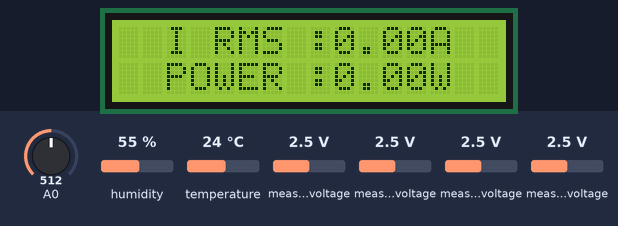
This sketch was run on a simulated Arduino Uno, built with avr-gcc and run on an emulated ATmega328P. Shown: 16×2 character LCD. Inputs (shaded band) come from the test bench; at power-on: humidity 55 %, A0 = 512, temperature 24 °C, measured voltage 2.5 V.

Above: at 3.2 s.
3.3 s: humidity set to 22 %
At 6.5 s:
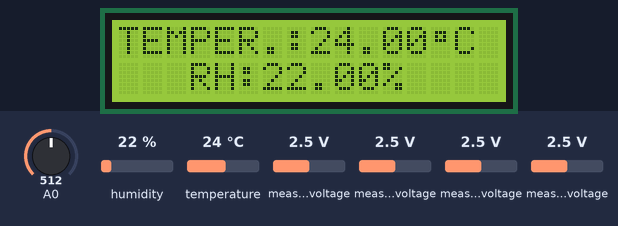
6.6 s: A0 set to 490
At 9.8 s:
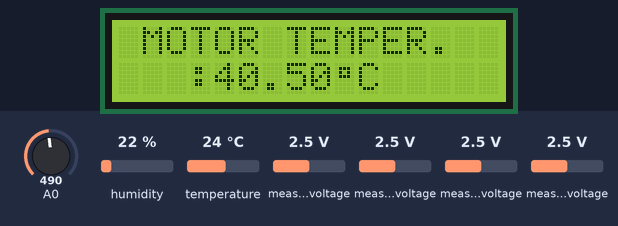
9.9 s: A0 set to 450
13.2 s: A0 set to 424
16.5 s: temperature set to 12 °C
At 19.4 s:
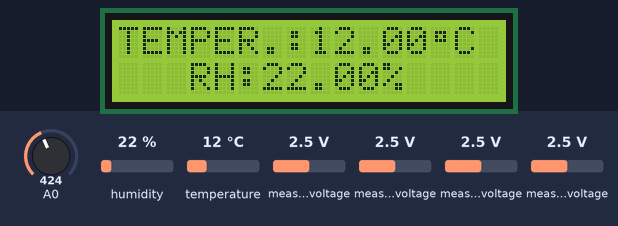
Timing chart, 0 to 20.8 s (numbered marks = the images above; inputs shaded):
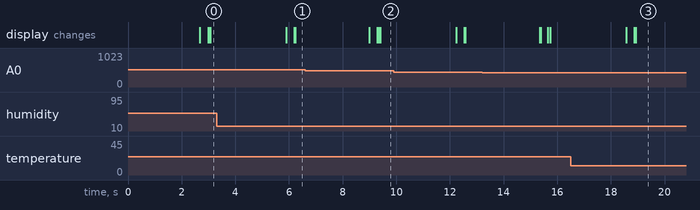

The sketch:

Motor.ino
```cpp
/*

PINOUT to Custom Inbtegrated Board:
 *        _________________________________________________________________________________
 *       |  ARDUINO UNO    >>>    Custom Development board   |    MEAS   |   ADS1115   |
 *        ---------------------------------------------------------------------------------
 *            5V          >>>             Vcc                     GND            -
 *           GND          >>>             GND                      -             -
 *            A0          >>>             PT(Stmup Male)           -             -
 *            A4          >>>             SDA                      -             -
 *            A5          >>>             SCK                      -             -
 *          GPIO 5        >>>             DHT OUT                  -             -
 *          GPIO 6        >>>             piezo +                  -             -
 *            *                             A3              >>>   MEAS_L         -
 *            *                             A4              >>>   MEAS_R         -
 *            *                           EXPANDER PORT     >>>                 ADS PORT

*/


#include <movingAvg.h>
#include<SoftwareSerial.h>
#include <Wire.h>
#include <LiquidCrystal_I2C.h>
#include <Adafruit_ADS1X15.h>
#include "pitches.h"
#include "DHTStable.h"


DHTStable DHT;
Adafruit_ADS1115 ADS;
LiquidCrystal_I2C lcd(0x27,16,2);
movingAvg MAF(25);
SoftwareSerial Serialusb(3,2); //RX,TX

void Serprint(float,float);
float Irm(void);
void getdht(void);
float getPT100(void);
void lcdsweepL(void);
void lcdsweepR(void);
void PrintMotorTemp(float);
void PrintTH(void);
int Vibration(bool);
void datachk(float,double);
void Classifier(int,int,int);

struct
{
  uint32_t total;
  uint32_t ok;
  uint32_t crc_error;
  uint32_t time_out;
  uint32_t connect;
  uint32_t ack_l;
  uint32_t ack_h;
  uint32_t unknown;
} counter = { 0,0,0,0,0,0,0,0};


const float FACTOR = 30;
const float multiplier = 0.2530F;//0.0625F
float IRMS, Power;
float Voltage = 234.0;

float Temperature_DHT = 0;
float Humidity_DHT = 0;

int ViberIntensity = 0;
int ViberIntenseMAF = 0;

double T_Motor = 0;

const int SensorValueLow = 463;
const int SensorValueDiff = 36; // differance between high and low sensor value
const int TempValueDiff = 42; // differance between high and low Temp value
const int TempValueLow = 9;

long t_prev;
int lcdptr = 1;
byte degree[8] = { 0x0, 0xe, 0xa, 0xe, 0x0, 0x0, 0x0, 0x0};
bool _resume = true;

int melody[] = {NOTE_C4, NOTE_G3, NOTE_G3, NOTE_A3, NOTE_G3, 0, NOTE_B3, NOTE_C4};
int noteDurations[] = {4, 8, 8, 4, 4, 4, 4, 4};

float IRMSthresh = 8;
float Tempthresh = 50;
int Viberthresh = 8100;


void setup()
{
//  Serialusb.begin(9600);
//  Serial.begin(115200);//@high speed 115200

  lcd.init();
  lcd.backlight();
  lcd.createChar(0, degree);
  ADS.setGain(GAIN_TWO);
  ADS.begin();
  MAF.begin();
  lcd.clear();
  lcd.setCursor(1,0);
  lcd.print(F("Setup Properly"));
  lcd.setCursor(2,1);
  lcd.print(F("Initialised"));
  t_prev = millis();
  delay(2000);
}


void loop() {
  IRMS = Irms();
  Power = Voltage * IRMS;
  getdht();
  T_Motor=getPT100();
  ViberIntensity = Vibration(1);
  ViberIntenseMAF = Vibration(0);
  Serial.print(IRMS);
  Serial.print("\t");
  Serial.print(Temperature_DHT);
  Serial.print("\t");
  Serial.print(Humidity_DHT);
  Serial.print("\t");
  Serial.println(T_Motor);
  Serial.print("\t");
  Serial.print(ViberIntensity);
  Serial.print("\t");
  Serial.println(ViberIntenseMAF);
//datachk(IRMS,T_Motor);
  if(millis() - t_prev > 2500){
    switch(lcdptr){
      case 1:
      {
        lcdsweepL();
        PrintI(IRMS,Power);
        lcdptr++;
        break;
      }
      case 2:
      {
        lcdsweepR();
        PrintTH();
        lcdptr++;
        break;
      }
      case 3:
      {
        lcdsweepL();
        PrintMotorTemp(T_Motor);
        lcdptr++;
        break;
      }
      case 4:
      {
        lcdsweepR();
        datachk(IRMS,T_Motor,ViberIntensity);
        lcdptr = 1;
        break;
      }
      default:
      {
        lcdptr = 1;
        break;
      }
    }
    t_prev = millis();
  }

}


/*--------------------------------------------------------------------------------------------------------------------------------------------*/
/*-----------------------Function Definition----------------------------------------Function Definition---------------------------------------*/
/*--------------------------------------------------------------------------------------------------------------------------------------------*/


void lcdsweepL(){
  for(short i=0; i<=16; i++)// Performs the shifting function
  {
    lcd.print(F(" "));
    lcd.setCursor(i,0);
    lcd.print(F(" "));
    lcd.setCursor(i,1);
    delay(20);
  }
}

void lcdsweepR(){
  for(short i=16; i>=0; i--)
  {     // Performs the shifting function
    lcd.print(F(" "));
    lcd.setCursor(i,0);
    lcd.print(F(" "));
    lcd.setCursor(i,1);
    delay(20);
  }
}

void PrintI(float value1, float value2){
  Serialusb.print(F("Average RMS Current: "));
  Serialusb.print(value1, 3);
  Serialusb.print(F("A.\t\t"));
  Serialusb.print(F("Power:"));
  Serialusb.print(value2, 3);
  Serialusb.println(F("W"));
  lcd.setCursor(2,0);
  lcd.print(F("I RMS :"));
  lcd.print(value1);
  lcd.print(F("A"));
  lcd.setCursor(2,1);
  lcd.print(F("POWER :"));
  lcd.print(value2);
  lcd.print(F("W"));
}

float Irms(){
  float voltage, Curr_temp;
  float Curr_sum = 0;
  long t_start = millis();
  uint8_t counter = 0;
  while (millis() - t_start < 500){
    voltage = ADS.readADC_Differential_0_1() * multiplier;
    Curr_temp = voltage * FACTOR;
    Curr_temp /= 1000.0;
    Curr_sum += sq(Curr_temp);
    counter = counter +1;
    delay(3);
  }
  Serialusb.print(F("Samples to calculate IRMS:"));
  Serialusb.println(counter);
  return(sqrt(Curr_sum / counter));
}

void getdht(){
  int chk = DHT.read22(5);
  switch (chk)
    {
    case DHTLIB_OK:
        counter.ok++;
        Serialusb.println("DHT is OK,\t");
        break;
    case DHTLIB_ERROR_CHECKSUM:
        counter.crc_error++;
        Serialusb.println("Checksum error,\t");
        lcd.clear();
        lcd.setCursor(3,0);
        lcd.print(F("DHT ERROR"));
        lcd.setCursor(4,1);
        lcd.print(F("CHECKSUM"));
        delay(3000);
        break;
    case DHTLIB_ERROR_TIMEOUT:
        counter.time_out++;
        Serialusb.println("Time out error,\t");
        lcd.clear();
        lcd.setCursor(3,0);
        lcd.print(F("DHT ERROR"));
        lcd.setCursor(4,1);
        lcd.print(F("TIMEOUT"));
        delay(3000);
        break;
    default:
        counter.unknown++;
        Serialusb.println("Unknown error,\t");
        lcd.clear();
        lcd.setCursor(3,0);
        lcd.print(F("DHT ERROR"));
        lcd.setCursor(4,1);
        lcd.print(F("UNDEFINED"));
        delay(3000);
        break;
    }
  Temperature_DHT = DHT.getTemperature();
  Humidity_DHT = DHT.getHumidity();

}

void PrintTH(){
  lcd.setCursor(0,0);
  lcd.print(F("TEMPER.:"));
  lcd.print(Temperature_DHT);
  lcd.write(0);
  lcd.print(F("C"));
  lcd.setCursor(3,1);
  lcd.print(F("RH:"));
  lcd.print(Humidity_DHT);
  lcd.print(F("%"));
  Serialusb.print(F("Ambient temperature: "));
  Serialusb. print(Temperature_DHT, 3);
  Serialusb.print(F("C.\t\t"));
  Serialusb.print(F("Ambient Humidity:"));
  Serialusb. print(Humidity_DHT, 3);
  Serialusb.println(F("%"));
}

float getPT100(){
  double Temp;
  int sensorValue = 0;
  sensorValue = analogRead(A0);
  Temp = sensorValue-SensorValueLow;
  Temp = Temp/SensorValueDiff;
  Temp = Temp*TempValueDiff;
  Temp = Temp+TempValueLow;
  Serialusb.print(F("PT100 temperature readout ="));
  Serialusb.println(Temp); // printing temperature on the serial monitor
  return(Temp);
}

void PrintMotorTemp(float value1){
  lcd.setCursor(1,0);
  lcd.print(F("MOTOR TEMPER."));
  lcd.setCursor(3,1);
  lcd.print(F(":"));
  lcd.print(value1);
  lcd.write(0);
  lcd.print(F("C"));
  Serialusb.print(F("Motor temperature: "));
  Serialusb.println(value1, 3);
}

int Vibration(bool x){
  int Viber_Magni = abs(ADS.readADC_Differential_2_3());
  int VibMagAvg = MAF.reading(Viber_Magni);
  if(x){return(Viber_Magni);}
  else{return(VibMagAvg);}
}

void datachk(float IRMS, double Mtemp, int Viber){
  if (IRMS > IRMSthresh){
    _resume = true;
    while(_resume){
      lcd.setCursor(2,0);
      lcd.print(F("OVER CURRENT"));
      lcd.setCursor(4,1);
      lcd.print(F("DETECTED"));
      tone(6,880,1000/8); //play the note "A5" (LA5)
      delay(200);
      tone(6,698,1000/8); //play the note "F6" (FA5)
      delay(200);
      if(Irms() < IRMSthresh)
      {
        _resume = false;
      }
    }
  }
  else if(abs(Mtemp-Temperature_DHT)>Tempthresh){
    _resume = true;
    while(_resume){
      lcd.setCursor(2,0);
      lcd.print(F("OVER-HEATING"));
      lcd.setCursor(4,1);
      lcd.print(F("DETECTED"));
      for (int thisNote = 0; thisNote < 8; thisNote++)
      {
        int noteDuration = 1000 / noteDurations[thisNote];
        tone(6, melody[thisNote], noteDuration);
        delay(noteDuration * 1.30);
        noTone(6);
      }
      delay(1000);
      if(abs(getPT100()-Temperature_DHT) < Tempthresh)
      {
        _resume = false;
      }
    }
  }
  else if(Viber>Viberthresh){
    _resume = true;
    while(_resume){
      lcd.setCursor(1,0);
      lcd.print(F("OVER VIBRATION"));
      lcd.setCursor(4,1);
      lcd.print(F("DETECTED"));
      delay(1000);
      if(Viber < Viberthresh)
      {
        _resume = false;
      }
    }
  }
  else{
    lcd.setCursor(1,0);
    lcd.print(F("ALL PARAMETERS"));
    lcd.setCursor(5,1);
    lcd.print(F("ARE OK"));
  }

}

void Classifier(int value1, int value2, int value3){//irms, difftemp, viber
  int x = map(value1, 0,30,0,100); // map(variable,from min, from max, to min, to max)
  int y = constrain(value2, 40, 300);
  y = map(y, 40,300,100,0);
  int z = map(value3, 0,10000,0,100);
  float score = (x+y+z)/3;
  lcd.setCursor(2,0);
  lcd.print(F("MOTOR HEALTH"));
  lcd.setCursor(4,1);
  lcd.print(F("SCORE = "));
  lcd.print(score);
  delay(2000);
}
```

pitches.h
```cpp
/*************************************************

 *************** Public Constants  ***************

 *************************************************/

#define NOTE_B0  31
#define NOTE_C1  33
#define NOTE_CS1 35
#define NOTE_D1  37
#define NOTE_DS1 39
#define NOTE_E1  41
#define NOTE_F1  44
#define NOTE_FS1 46
#define NOTE_G1  49
#define NOTE_GS1 52
#define NOTE_A1  55
#define NOTE_AS1 58
#define NOTE_B1  62
#define NOTE_C2  65
#define NOTE_CS2 69
#define NOTE_D2  73
#define NOTE_DS2 78
#define NOTE_E2  82
#define NOTE_F2  87
#define NOTE_FS2 93
#define NOTE_G2  98
#define NOTE_GS2 104
#define NOTE_A2  110
#define NOTE_AS2 117
#define NOTE_B2  123
#define NOTE_C3  131
#define NOTE_CS3 139
#define NOTE_D3  147
#define NOTE_DS3 156
#define NOTE_E3  165
#define NOTE_F3  175
#define NOTE_FS3 185
#define NOTE_G3  196
#define NOTE_GS3 208
#define NOTE_A3  220
#define NOTE_AS3 233
#define NOTE_B3  247
#define NOTE_C4  262
#define NOTE_CS4 277
#define NOTE_D4  294
#define NOTE_DS4 311
#define NOTE_E4  330
#define NOTE_F4  349
#define NOTE_FS4 370
#define NOTE_G4  392
#define NOTE_GS4 415
#define NOTE_A4  440
#define NOTE_AS4 466
#define NOTE_B4  494
#define NOTE_C5  523
#define NOTE_CS5 554
#define NOTE_D5  587
#define NOTE_DS5 622
#define NOTE_E5  659
#define NOTE_F5  698
#define NOTE_FS5 740
#define NOTE_G5  784
#define NOTE_GS5 831
#define NOTE_A5  880
#define NOTE_AS5 932
#define NOTE_B5  988
#define NOTE_C6  1047
#define NOTE_CS6 1109
#define NOTE_D6  1175
#define NOTE_DS6 1245
#define NOTE_E6  1319
#define NOTE_F6  1397
#define NOTE_FS6 1480
#define NOTE_G6  1568
#define NOTE_GS6 1661
#define NOTE_A6  1760
#define NOTE_AS6 1865
#define NOTE_B6  1976
#define NOTE_C7  2093
#define NOTE_CS7 2217
#define NOTE_D7  2349
#define NOTE_DS7 2489
#define NOTE_E7  2637
#define NOTE_F7  2794
#define NOTE_FS7 2960
#define NOTE_G7  3136
#define NOTE_GS7 3322
#define NOTE_A7  3520
#define NOTE_AS7 3729
#define NOTE_B7  3951
#define NOTE_C8  4186
#define NOTE_CS8 4435
#define NOTE_D8  4699
#define NOTE_DS8 4978
```
